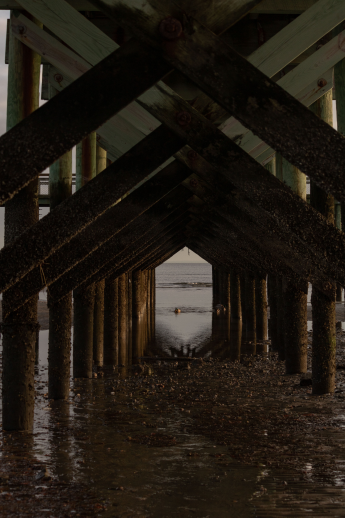
#> input picture Tugas-4/image04.png, 345 x 518 px
$ python 'Butterworth Highpass Filter & Gaussian Highpass Filter.py'
#> lines starting #> are read from the running program, lines starting #| are printed output that depends on the picture
# Tiara juli arsita
# F55121053

import cv2
import numpy as np
from matplotlib import pyplot as plt

# Load image in grayscale mode
img = cv2.imread('image04.png', cv2.IMREAD_GRAYSCALE)
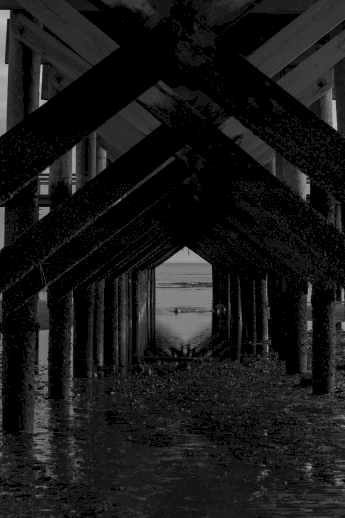
#> img: shape (518, 345); min 0, max 190, mean 24.5

# Butterworth  highpass filter
def butterworth_highpass_filter(img, cutoff, order):
#> called with cutoff = 50, order = 4
    M, N = img.shape
#> M = 518; N = 345
    center = (M//2, N//2)
#> center = (259, 172)
    u, v = np.meshgrid(np.arange(N)-center[1], np.arange(M)-center[0])
    D = np.sqrt(u**2 + v**2)
    H = 1 / (1 + (cutoff / D)**(2*order))
    F = np.fft.fft2(img)
    Fshift = np.fft.fftshift(F)
    Gshift = H * Fshift
    G = np.fft.ifftshift(Gshift)
    g = np.fft.ifft2(G).real
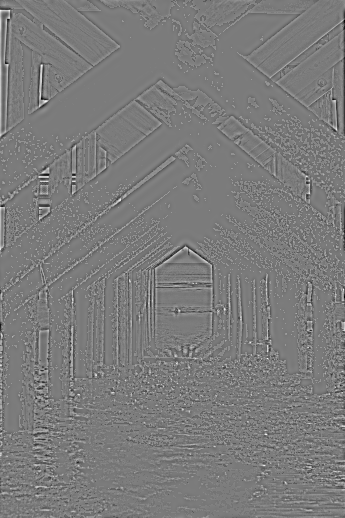
#> g: shape (518, 345) float64; min -83.36, max 88.52, mean 0; drawn with min black and max white
    return g

# Gaussian highpass filter
def gaussian_highpass_filter(img, cutoff):
#> called with cutoff = 50
    M, N = img.shape
#> M = 518; N = 345
    center = (M//2, N//2)
#> center = (259, 172)
    u, v = np.meshgrid(np.arange(N)-center[1], np.arange(M)-center[0])
    D = np.sqrt(u**2 + v**2)
    H = 1 - np.exp(-0.5*(D/cutoff)**2)
    F = np.fft.fft2(img)
    Fshift = np.fft.fftshift(F)
    Gshift = H * Fshift
    G = np.fft.ifftshift(Gshift)
    g = np.fft.ifft2(G).real
    return g

# Apply Butterworth highpass filter
cutoff = 50
order = 4
img_butterworth = butterworth_highpass_filter(img, cutoff, order)

# Apply Gaussian highpass filter
cutoff = 50
img_gaussian = gaussian_highpass_filter(img, cutoff)

# Display the original and filtered images
plt.subplot(1, 3, 1)
plt.imshow(img, cmap='gray')
plt.title('Original Image')

plt.subplot(1, 3, 2)
plt.imshow(img_butterworth, cmap='gray')
plt.title('Butterworth Highpass Filtered Image')

plt.subplot(1, 3, 3)
plt.imshow(img_gaussian, cmap='gray')
plt.title('Gaussian Highpass Filtered Image')

plt.show()
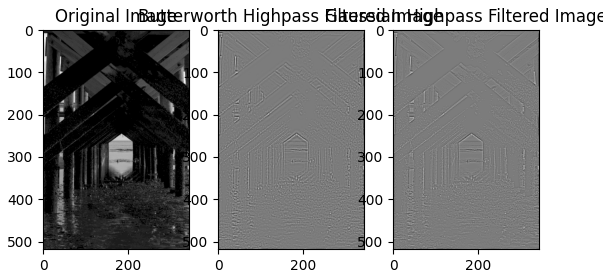
#> figure drawn by matplotlib, 3 panels

$ run again, with Tugas-4/image01.png copied over Tugas-4/image04.png
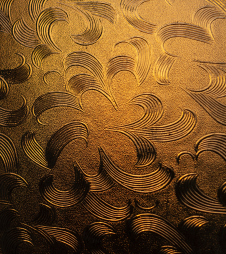
#> input picture Tugas-4/image01.png, 226 x 254 px
#> in butterworth_highpass_filter, `g = np.fft.ifft2(G).real`:
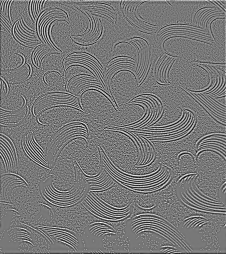
#> g: shape (254, 226) float64; min -96.3, max 107.6, mean 0; drawn with min black and max white
#> `plt.show()`:
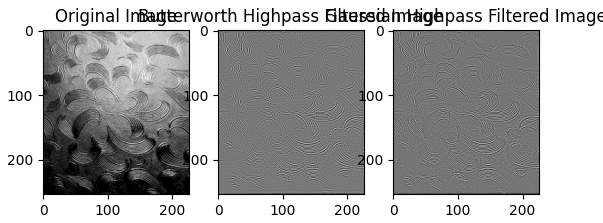
#> figure drawn by matplotlib, 3 panels

$ run again, with Tugas-4/image03.png copied over Tugas-4/image04.png
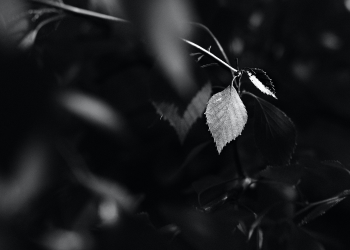
#> input picture Tugas-4/image03.png, 350 x 250 px
#> in butterworth_highpass_filter, `g = np.fft.ifft2(G).real`:
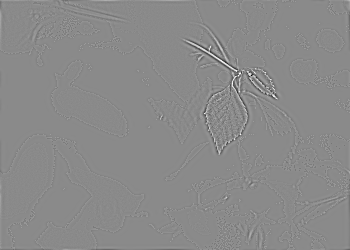
#> g: shape (250, 350) float64; min -141, max 119, mean 0; drawn with min black and max white
#> `plt.show()`:
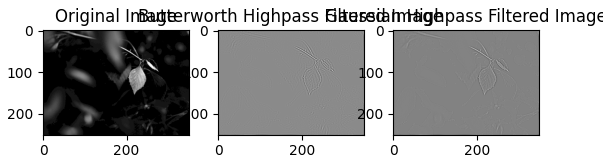
#> figure drawn by matplotlib, 3 panels
